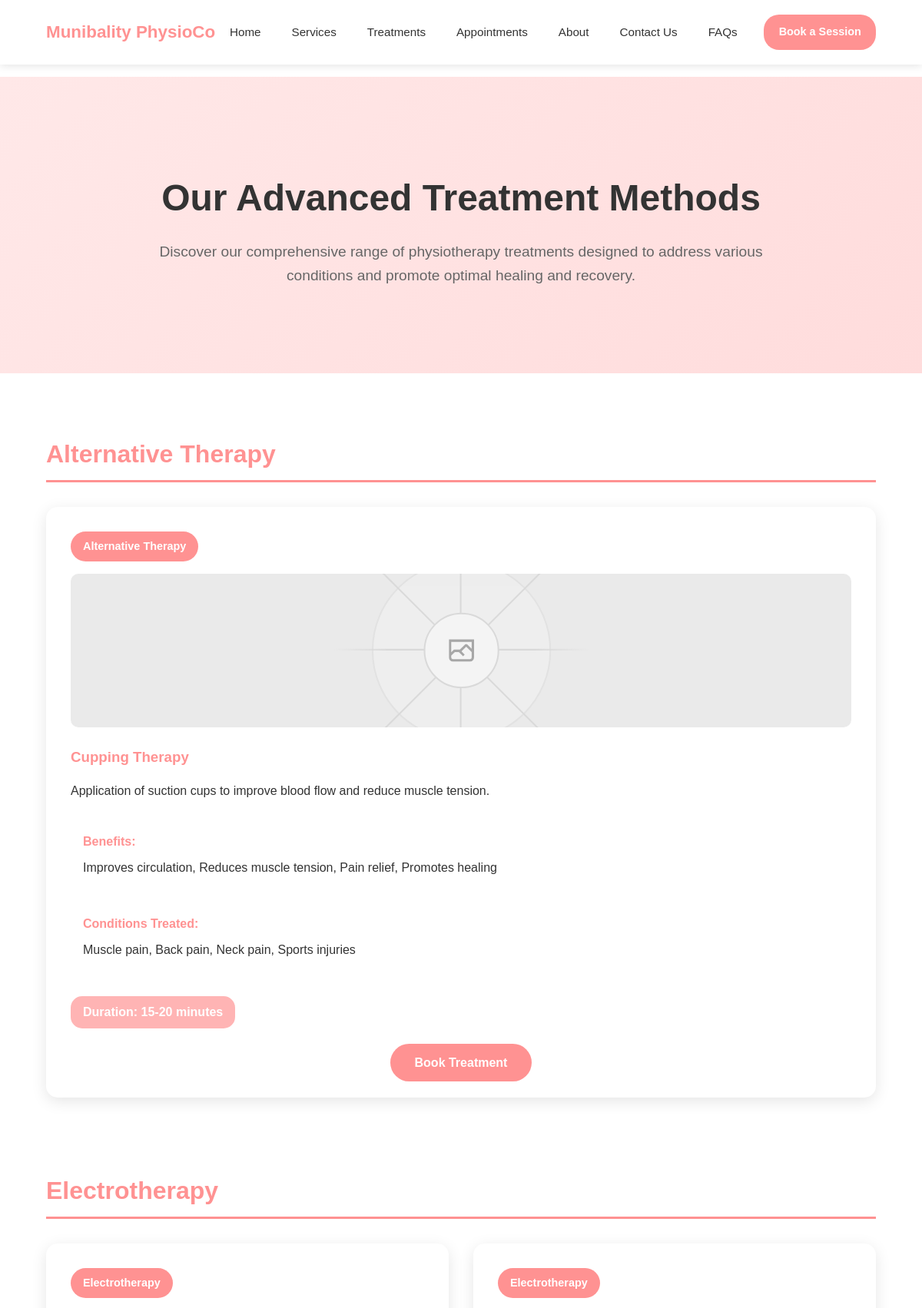
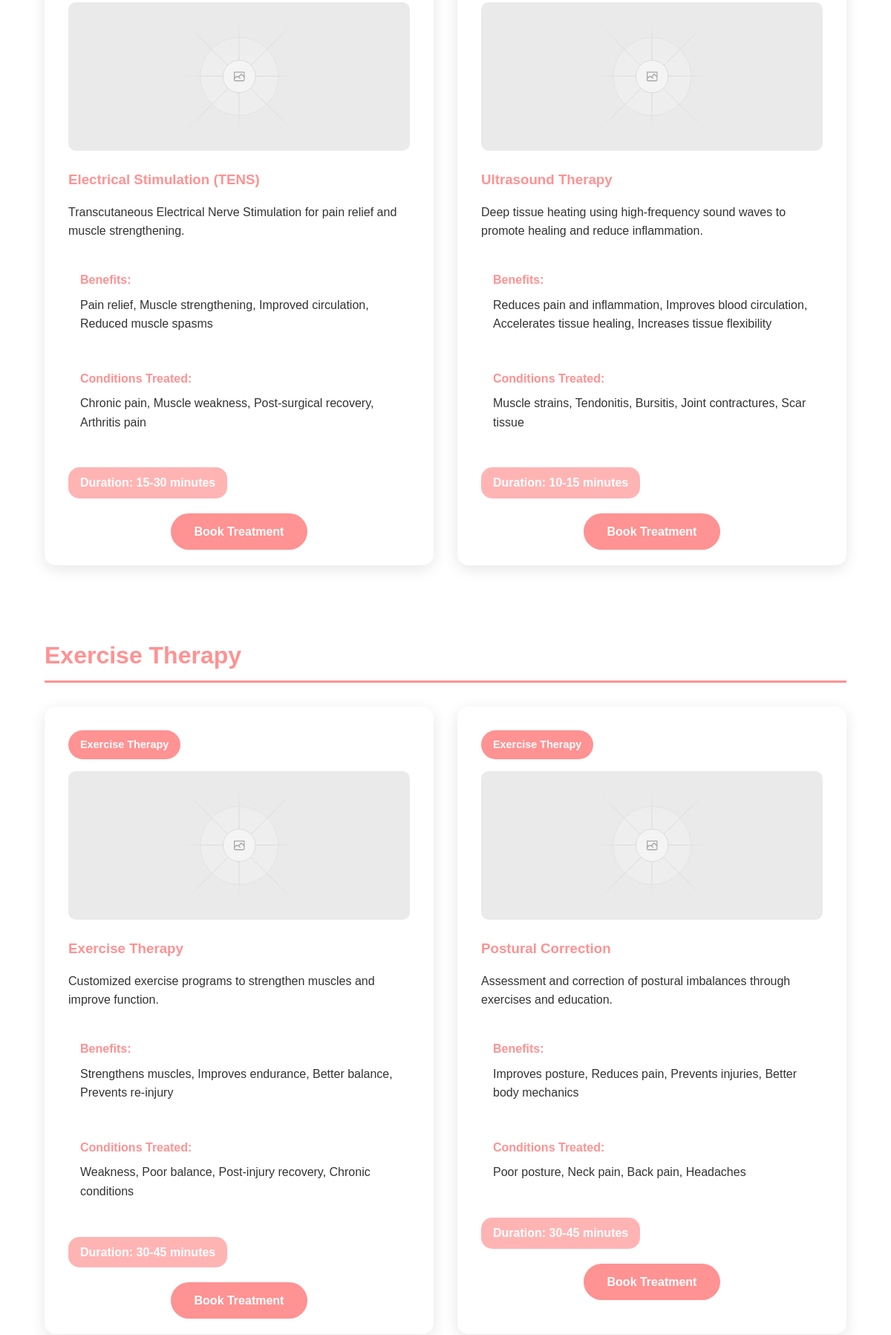
The page /treatments.php (upper part) on the database its author committed (2 pictures, top to bottom).
### tables this page shows
CREATE TABLE IF NOT EXISTS treatments (
    id INT AUTO_INCREMENT PRIMARY KEY,
    name VARCHAR(255) NOT NULL,
    description TEXT,
    benefits TEXT,
    conditions_treated TEXT,
    duration VARCHAR(50),
    image VARCHAR(255),
    category VARCHAR(100),
    is_active BOOLEAN DEFAULT TRUE,
    created_at TIMESTAMP DEFAULT CURRENT_TIMESTAMP
);

### treatments.php (the view, shortened to what this page needs)
<?php
$database = new Database();
$db = $database->getConnection();
$treatments = [];
try {
    $query = "SELECT * FROM treatments WHERE is_active = 1 ORDER BY category, name";
    $stmt = $db->prepare($query);
    $stmt->execute();
    $treatments = $stmt->fetchAll(PDO::FETCH_ASSOC);
} catch(PDOException $e) {
    $treatments = [
        [
            'id' => 1,
            'name' => 'Ultrasound Therapy',
            'description' => 'Deep tissue heating using high-frequency sound waves to promote healing and reduce inflammation.',
            'benefits' => 'Reduces pain and inflammation, Improves blood circulation, Accelerates tissue healing',
            'conditions_treated' => 'Muscle strains, Tendonitis, Bursitis, Joint contractures',
            'duration' => '10-15 minutes',
            'category' => 'Electrotherapy',
            'image' => 'ultrasound.jpg'
        ],
        [
            'id' => 2,
            'name' => 'Manual Therapy',
            'description' => 'Hands-on techniques including joint mobilization and soft tissue manipulation.',
            'benefits' => 'Improves joint mobility, Reduces pain, Enhances tissue healing',
            'conditions_treated' => 'Back pain, Neck pain, Joint stiffness, Muscle tension',
            'duration' => '20-30 minutes',
            'category' => 'Manual Therapy',
            'image' => 'manual.jpg'
        ]
    ];
}
$treatmentsByCategory = [];
foreach ($treatments as $treatment) {
    $category = $treatment['category'] ?? 'General';
    $treatmentsByCategory[$category][] = $treatment;
}
?>
<!DOCTYPE html>
<html lang="en">
<head>
    <link rel="stylesheet" href="assets/css/style.css">
</head>
<body>
    <header class="header">
        <nav class="navbar">
            <a href="index.php" class="logo">Munibality PhysioCo</a>
            <ul class="nav-menu">
                <li><a href="index.php">Home</a></li>
                <li><a href="services.php">Services</a></li>
                <li><a href="treatments.php">Treatments</a></li>
                <li><a href="appointments.php">Appointments</a></li>
                <li><a href="about.php">About</a></li>
                <li><a href="contact.php">Contact Us</a></li>
                <li><a href="faqs.php">FAQs</a></li>
            </ul>
            <a href="book-session.php" class="book-btn">Book a Session</a>
        </nav>
    </header>
    <main style="margin-top: 100px;">
        <section class="hero">
            <div class="hero-content">
                <h1>Our Advanced Treatment Methods</h1>
                <p>Discover our comprehensive range of physiotherapy treatments designed to address various conditions and promote optimal healing and recovery.</p>
            </div>
        </section>
        <section class="services">
            <div class="container">
                <?php foreach ($treatmentsByCategory as $category => $categoryTreatments): ?>
                <div class="category-section">
                    <h2 class="category-title"><?php echo htmlspecialchars($category); ?></h2>
                    <div class="services-grid">
                        <?php foreach ($categoryTreatments as $treatment): ?>
                        <div class="treatment-card">
                            <div class="treatment-category"><?php echo htmlspecialchars($treatment['category']); ?></div>
                            <div class="treatment-image">
                                <img src="/placeholder.svg?height=200&width=300" alt="<?php echo htmlspecialchars($treatment['name']); ?>" style="width: 100%; height: 100%; object-fit: cover; border-radius: 10px;">
                            </div>
                            <h3 style="color: var(--primary-color); margin-bottom: 1rem;"><?php echo htmlspecialchars($treatment['name']); ?></h3>
                            <p style="color: var(--gray-text); margin-bottom: 1.5rem;"><?php echo htmlspecialchars($treatment['description']); ?></p>
                            <?php if (!empty($treatment['benefits'])): ?>
                            <div class="treatment-benefits">
                                <h4>Benefits:</h4>
                                <p><?php echo htmlspecialchars($treatment['benefits']); ?></p>
                            </div>
                            <?php endif; ?>
                            <?php if (!empty($treatment['conditions_treated'])): ?>
                            <div class="treatment-conditions">
                                <h4>Conditions Treated:</h4>
                                <p><?php echo htmlspecialchars($treatment['conditions_treated']); ?></p>
                            </div>
                            <?php endif; ?>
                            <?php if (!empty($treatment['duration'])): ?>
                            <div class="treatment-duration">
                                Duration: <?php echo htmlspecialchars($treatment['duration']); ?>
                            </div>
                            <?php endif; ?>
                            <div style="margin-top: 2rem; text-align: center;">
                                <a href="book-session.php" class="btn-primary">Book Treatment</a>
                            </div>
                        </div>
                        <?php endforeach; ?>
                    </div>
                </div>
                <?php endforeach; ?>
            </div>
        </section>
    </main>
</body>
</html>

### assets/css/style.css (style rules this page uses)
* { margin: 0; padding: 0; box-sizing: border-box; }
:root { --primary-color: #ff9292; --secondary-color: #ffb4b4; --light_pink: #ffdcdc; --lightest_pink: #ffe8e8; --white: #ffffff; --dark_text: #333333; --gray_text: #666666; --light_gray: #f8f9fa; }
body { font-family: "Arial", sans-serif; line-height: 1.6; color: var(--dark_text); background_color: var(--white); }
.header { background: var(--white); box-shadow: 0 2px 10px rgba(0, 0, 0, 0.1); position: fixed; width: 100%; top: 0; z-index: 1000; padding: 0.4rem 0; }
.navbar { display: flex; justify-content: space-between; align-items: center; padding: 0.8rem 5%; max-width: 1400px; margin: 0 auto; }
.logo { font-size: 1.4rem; font-weight: bold; color: var(--primary-color); text-decoration: none; white-space: nowrap; }
.nav-menu { display: flex; list-style: none; gap: 0.9rem; margin: 0; padding: 0; align-items: center; }
.nav-menu li { margin: 0; }
.nav-menu a { text-decoration: none; color: var(--dark-text); font-weight: 500; font-size: 0.95rem; padding: 0.5rem 0.8rem; border-radius: 5px; transition: all 0.3s ease; white-space: nowrap; }
.book-btn { background: var(--primary-color); color: var(--white); padding: 0.7rem 1.2rem; border: none; border-radius: 20px; text-decoration: none; font-weight: bold; font-size: 0.9rem; transition: all 0.3s ease; white-space: nowrap; margin-left: 1rem; }
.hero { background: linear-gradient(135deg, var(--lightest_pink) 0%, var(--light_pink) 100%); padding: 120px 5% 80px; text-align: center; }
.hero-content { max-width: 800px; margin: 0 auto; }
.hero h1 { font-size: 3rem; margin-bottom: 1rem; color: var(--dark_text); }
.hero p { font-size: 1.2rem; margin-bottom: 2rem; color: var(--gray_text); }
.btn-primary { background: var(--primary-color); color: var(--white); padding: 1rem 2rem; border: none; border-radius: 30px; text-decoration: none; font-weight: bold; transition: all 0.3s ease; }
.services { padding: 80px 5%; background: var(--white); }
.container { max-width: 1200px; margin: 0 auto; }
.services-grid { display: grid; grid-template-columns: repeat(auto-fit, minmax(300px, 1fr)); gap: 2rem; }

### treatments.php (style rules this page uses)
.treatment-card { background: var(--white); border-radius: 15px; padding: 2rem; box-shadow: 0 5px 20px rgba(0, 0, 0, 0.1); transition: transform 0.3s ease; margin-bottom: 2rem; }
.treatment-image { width: 100%; height: 200px; background: var(--lightest-pink); border-radius: 10px; margin-bottom: 1.5rem; display: flex; align-items: center; justify-content: center; color: var(--gray-text); font-size: 1.1rem; }
.treatment-category { background: var(--primary-color); color: var(--white); padding: 0.5rem 1rem; border-radius: 20px; font-size: 0.9rem; font-weight: bold; display: inline-block; margin-bottom: 1rem; }
.treatment-benefits, .treatment-conditions { background: var(--lightest-pink); padding: 1rem; border-radius: 8px; margin: 1rem 0; }
.treatment-benefits h4, .treatment-conditions h4 { color: var(--primary-color); margin-bottom: 0.5rem; }
.treatment-duration { background: var(--secondary-color); color: var(--white); padding: 0.5rem 1rem; border-radius: 15px; display: inline-block; font-weight: bold; margin-top: 1rem; }
.category-section { margin-bottom: 4rem; }
.category-title { color: var(--primary-color); font-size: 2rem; margin-bottom: 2rem; padding-bottom: 0.5rem; border-bottom: 3px solid var(--primary-color); }

### rows shown on the page
treatments: category "Alternative Therapy", name "Cupping Therapy", description "Application of suction cups to improve blood flow and reduce muscle tension.", benefits "Improves circulation, Reduces muscle tension, Pain relief, Promotes healing", conditions_treated "Muscle pain, Back pain, Neck pain, Sports injuries", duration "15-20 minutes"
treatments: category "Electrotherapy", name "Electrical Stimulation (TENS)", description "Transcutaneous Electrical Nerve Stimulation for pain relief and muscle strengthening.", benefits "Pain relief, Muscle strengthening, Improved circulation, Reduced muscle spasms", conditions_treated "Chronic pain, Muscle weakness, Post-surgical recovery, Arthritis pain", duration "15-30 minutes"
treatments: category "Electrotherapy", name "Ultrasound Therapy", description "Deep tissue heating using high-frequency sound waves to promote healing and reduce inflammation.", benefits "Reduces pain and inflammation, Improves blood circulation, Accelerates tissue healing, Increases tissue flexibility", conditions_treated "Muscle strains, Tendonitis, Bursitis, Joint contractures, Scar tissue", duration "10-15 minutes"
treatments: category "Exercise Therapy", name "Exercise Therapy", description "Customized exercise programs to strengthen muscles and improve function.", benefits "Strengthens muscles, Improves endurance, Better balance, Prevents re-injury", conditions_treated "Weakness, Poor balance, Post-injury recovery, Chronic conditions", duration "30-45 minutes"
treatments: category "Exercise Therapy", name "Postural Correction", description "Assessment and correction of postural imbalances through exercises and education.", benefits "Improves posture, Reduces pain, Prevents injuries, Better body mechanics", conditions_treated "Poor posture, Neck pain, Back pain, Headaches", duration "30-45 minutes"

### other values the page prints
$category "Alternative Therapy"
$category "Electrotherapy"
$category "Exercise Therapy"
